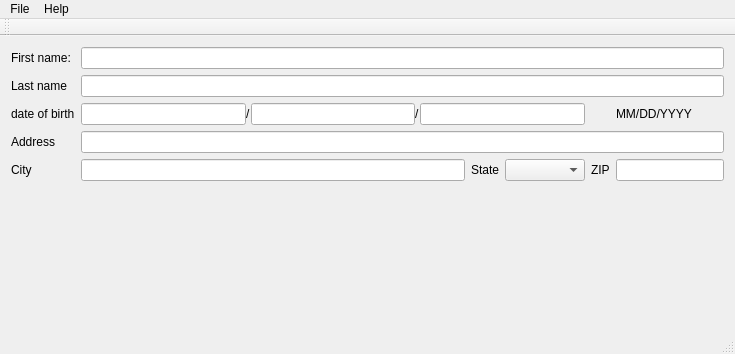
<?xml version="1.0" encoding="UTF-8"?>
<ui version="4.0">
 <class>MainWindow</class>
 <widget class="QMainWindow" name="MainWindow">
  <property name="geometry">
   <rect>
    <x>0</x>
    <y>0</y>
    <width>735</width>
    <height>354</height>
   </rect>
  </property>
  <property name="windowTitle">
   <string>MainWindow</string>
  </property>
  <widget class="QWidget" name="centralWidget">
   <layout class="QGridLayout" name="gridLayout">
    <property name="verticalSpacing">
     <number>-1</number>
    </property>
    <item row="4" column="0">
     <widget class="QLabel" name="label_city">
      <property name="text">
       <string>City</string>
      </property>
     </widget>
    </item>
    <item row="4" column="5">
     <widget class="QComboBox" name="cbx_state">
      <property name="sizePolicy">
       <sizepolicy hsizetype="MinimumExpanding" vsizetype="Fixed">
        <horstretch>0</horstretch>
        <verstretch>0</verstretch>
       </sizepolicy>
      </property>
      <property name="minimumSize">
       <size>
        <width>80</width>
        <height>0</height>
       </size>
      </property>
     </widget>
    </item>
    <item row="4" column="6">
     <widget class="QLabel" name="label_zip">
      <property name="text">
       <string>ZIP</string>
      </property>
     </widget>
    </item>
    <item row="4" column="7">
     <widget class="QLineEdit" name="LE_zip"/>
    </item>
    <item row="4" column="4">
     <widget class="QLabel" name="label_state">
      <property name="text">
       <string>State</string>
      </property>
     </widget>
    </item>
    <item row="4" column="1" colspan="3">
     <widget class="QLineEdit" name="LE_city">
      <property name="sizePolicy">
       <sizepolicy hsizetype="Expanding" vsizetype="Fixed">
        <horstretch>1</horstretch>
        <verstretch>0</verstretch>
       </sizepolicy>
      </property>
     </widget>
    </item>
    <item row="3" column="0">
     <widget class="QLabel" name="label_address">
      <property name="text">
       <string>Address</string>
      </property>
     </widget>
    </item>
    <item row="2" column="0">
     <widget class="QLabel" name="label_date_of_birth">
      <property name="sizePolicy">
       <sizepolicy hsizetype="Fixed" vsizetype="Preferred">
        <horstretch>0</horstretch>
        <verstretch>0</verstretch>
       </sizepolicy>
      </property>
      <property name="text">
       <string>date of birth</string>
      </property>
     </widget>
    </item>
    <item row="1" column="0">
     <widget class="QLabel" name="label_last_name">
      <property name="text">
       <string>Last name</string>
      </property>
     </widget>
    </item>
    <item row="0" column="0">
     <widget class="QLabel" name="label_first_name">
      <property name="text">
       <string>First name:</string>
      </property>
     </widget>
    </item>
    <item row="3" column="1" colspan="7">
     <widget class="QLineEdit" name="LE_address"/>
    </item>
    <item row="1" column="1" colspan="7">
     <widget class="QLineEdit" name="LE_last_name"/>
    </item>
    <item row="0" column="1" colspan="7">
     <widget class="QLineEdit" name="LE_first_name"/>
    </item>
    <item row="2" column="1" colspan="5">
     <layout class="QHBoxLayout" name="layout_date">
      <property name="spacing">
       <number>0</number>
      </property>
      <item>
       <widget class="QLineEdit" name="LE_date_month">
        <property name="sizePolicy">
         <sizepolicy hsizetype="Expanding" vsizetype="Fixed">
          <horstretch>0</horstretch>
          <verstretch>0</verstretch>
         </sizepolicy>
        </property>
       </widget>
      </item>
      <item>
       <widget class="QLabel" name="label_slash1">
        <property name="text">
         <string>/</string>
        </property>
       </widget>
      </item>
      <item>
       <widget class="QLineEdit" name="LE_date_day">
        <property name="sizePolicy">
         <sizepolicy hsizetype="Expanding" vsizetype="Fixed">
          <horstretch>0</horstretch>
          <verstretch>0</verstretch>
         </sizepolicy>
        </property>
       </widget>
      </item>
      <item>
       <widget class="QLabel" name="label_slash2">
        <property name="text">
         <string>/</string>
        </property>
       </widget>
      </item>
      <item>
       <widget class="QLineEdit" name="LE_date_year">
        <property name="sizePolicy">
         <sizepolicy hsizetype="Expanding" vsizetype="Fixed">
          <horstretch>0</horstretch>
          <verstretch>0</verstretch>
         </sizepolicy>
        </property>
       </widget>
      </item>
     </layout>
    </item>
    <item row="5" column="0">
     <spacer name="verticalSpacer">
      <property name="orientation">
       <enum>Qt::Vertical</enum>
      </property>
      <property name="sizeHint" stdset="0">
       <size>
        <width>20</width>
        <height>40</height>
       </size>
      </property>
     </spacer>
    </item>
    <item row="2" column="7">
     <widget class="QLabel" name="label_date_string">
      <property name="text">
       <string>MM/DD/YYYY</string>
      </property>
     </widget>
    </item>
   </layout>
  </widget>
  <widget class="QMenuBar" name="menuBar">
   <property name="geometry">
    <rect>
     <x>0</x>
     <y>0</y>
     <width>735</width>
     <height>22</height>
    </rect>
   </property>
   <widget class="QMenu" name="menuFile">
    <property name="title">
     <string>File</string>
    </property>
    <addaction name="actionNew"/>
    <addaction name="actionOpen"/>
    <addaction name="actionSave"/>
    <addaction name="actionQuit"/>
   </widget>
   <widget class="QMenu" name="menuHelp">
    <property name="title">
     <string>Help</string>
    </property>
    <addaction name="actionAbout"/>
   </widget>
   <addaction name="menuFile"/>
   <addaction name="menuHelp"/>
  </widget>
  <widget class="QToolBar" name="mainToolBar">
   <attribute name="toolBarArea">
    <enum>TopToolBarArea</enum>
   </attribute>
   <attribute name="toolBarBreak">
    <bool>false</bool>
   </attribute>
  </widget>
  <widget class="QStatusBar" name="statusBar"/>
  <action name="actionAbout">
   <property name="text">
    <string>About</string>
   </property>
  </action>
  <action name="actionOpen">
   <property name="text">
    <string>Open</string>
   </property>
  </action>
  <action name="actionSave">
   <property name="text">
    <string>Save</string>
   </property>
  </action>
  <action name="actionNew">
   <property name="text">
    <string>New</string>
   </property>
  </action>
  <action name="actionQuit">
   <property name="text">
    <string>Quit</string>
   </property>
  </action>
 </widget>
 <layoutdefault spacing="6" margin="11"/>
 <resources/>
 <connections/>
</ui>
